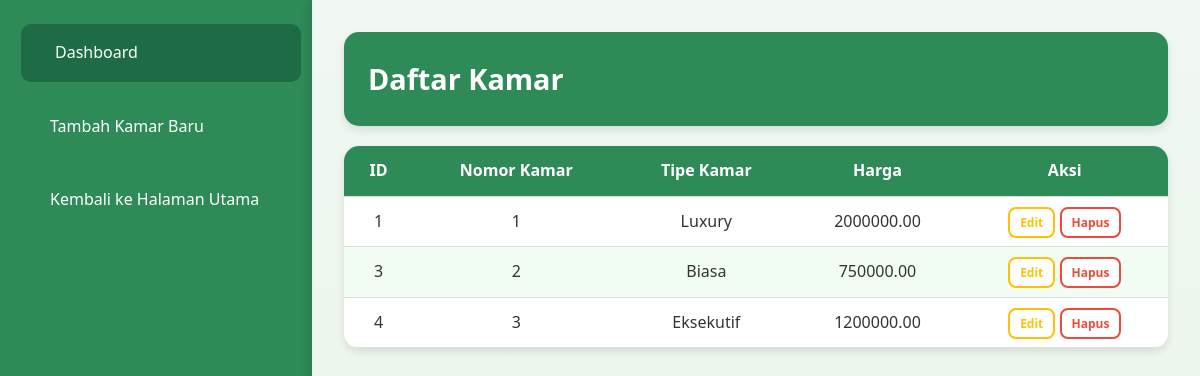
/kamar/list.php (signed in), run on the app's committed database.
### tables this page shows
CREATE TABLE `kamar` (
  `id_kamar` int(11) NOT NULL,
  `nomor_kamar` varchar(10) DEFAULT NULL,
  `tipe_kamar` varchar(50) DEFAULT NULL,
  `harga` decimal(10,2) DEFAULT NULL,
  `status` varchar(100) NOT NULL
);

### kamar/list.php (the view, shortened to what this page needs)
<?php
include '../config/database.php';
$query = $conn->query("SELECT * FROM kamar");
$kamar = $query->fetch_all(MYSQLI_ASSOC);
?>
<!DOCTYPE html>
<html lang="en">
<head>
    <link rel="stylesheet" href="../assets/style1.css">
</head>
<body>
    <div class="dashboard-container">
        <div class="sidebar">
            <a href="../index.php" class="active"><i class="fas fa-tachometer-alt"></i> Dashboard</a>
            <a href="create.php"><i class="fas fa-bed"></i> Tambah Kamar Baru</a>
            <a href="../index.php"><i class="fas fa-arrow-left"></i> Kembali ke Halaman Utama</a>
        </div>
        <div class="main-content">
            <div class="header">
                <h1>Daftar Kamar</h1>
            </div>
            <table class="table">
                <thead>
                    <tr>
                        <th>ID</th>
                        <th>Nomor Kamar</th>
                        <th>Tipe Kamar</th>
                        <th>Harga</th>
                        <th>Aksi</th>
                    </tr>
                </thead>
                <tbody>
                    <?php foreach ($kamar as $row): ?>
                        <tr>
                            <td><?= $row['id_kamar'] ?></td>
                            <td><?= $row['nomor_kamar'] ?></td>
                            <td><?= $row['tipe_kamar'] ?></td>
                            <td><?= $row['harga'] ?></td>
                            <td>
                                <a href="edit.php?id=<?= $row['id_kamar'] ?>" class="btn btn-warning btn-sm">Edit</a>
                                <a href="delete.php?id=<?= $row['id_kamar'] ?>" class="btn btn-danger btn-sm" onclick="return confirm('Yakin ingin menghapus?')">Hapus</a>
                            </td>
                        </tr>
                    <?php endforeach; ?>
                </tbody>
            </table>
        </div>
    </div>
</body>
</html>

### assets/style1.css (style rules this page uses)
body { background-color: #f0f8f1; font-family: 'Segoe UI', Tahoma, Geneva, Verdana, sans-serif; color: #333; margin: 0; padding: 0; line-height: 1.6; }
.dashboard-container { display: flex; height: 100vh; }
.sidebar { width: 280px; background-color: #2E8B57; color: #fff; display: flex; flex-direction: column; padding: 1rem; box-shadow: 4px 0 8px rgba(0, 0, 0, 0.1); border-bottom-left-radius: 15px; }
.sidebar a { color: #fff; text-decoration: none; padding: 1rem 1.5rem; display: flex; align-items: center; border-radius: 10px; margin: 0.5rem 0; transition: background 0.3s, transform 0.3s; }
.sidebar a:hover, .sidebar a.active { background-color: #1e6c46; transform: translateX(5px); }
.main-content { flex: 1; background: linear-gradient(to bottom, #f0f8f1, #e8f5e9); border-bottom-right-radius: 15px; overflow-y: auto; box-shadow: -4px 0 8px rgba(0, 0, 0, 0.1); padding: 2rem; }
.header { background-color: #2E8B57; color: #fff; display: flex; justify-content: space-between; align-items: center; padding: 1.5rem; border-radius: 15px; box-shadow: 0 4px 8px rgba(0, 0, 0, 0.1); }
.header h1 { margin: 0; font-size: 1.8rem; }
.table { width: 100%; margin-top: 20px; border-collapse: collapse; background: #fff; border-radius: 15px; box-shadow: 0 4px 8px rgba(0, 0, 0, 0.1); overflow: hidden; }
.table th, .table td { padding: 12px 15px; text-align: center; border-bottom: 1px solid #ddd; font-size: 16px; vertical-align: middle; }
.table th { background-color: #2E8B57; color: white; }
.table tr:nth-child(even) td { background-color: #f1fdf2; }
.btn { background-color: #ffffff; color: #2E8B57; border: 2px solid #2E8B57; padding: 8px 15px; border-radius: 8px; font-size: 14px; font-weight: bold; text-decoration: none; transition: all 0.3s ease; }
.btn-sm { padding: 5px 10px; font-size: 12px; }
.btn-warning { border-color: #ffc107; color: #ffc107; }
.btn-danger { border-color: #e74c3c; color: #e74c3c; }

### data on the page
kamar: id_kamar "1", nomor_kamar "1", tipe_kamar "Luxury", harga "2000000.00"
kamar: id_kamar "3", nomor_kamar "2", tipe_kamar "Biasa", harga "750000.00"
kamar: id_kamar "4", nomor_kamar "3", tipe_kamar "Eksekutif", harga "1200000.00"
